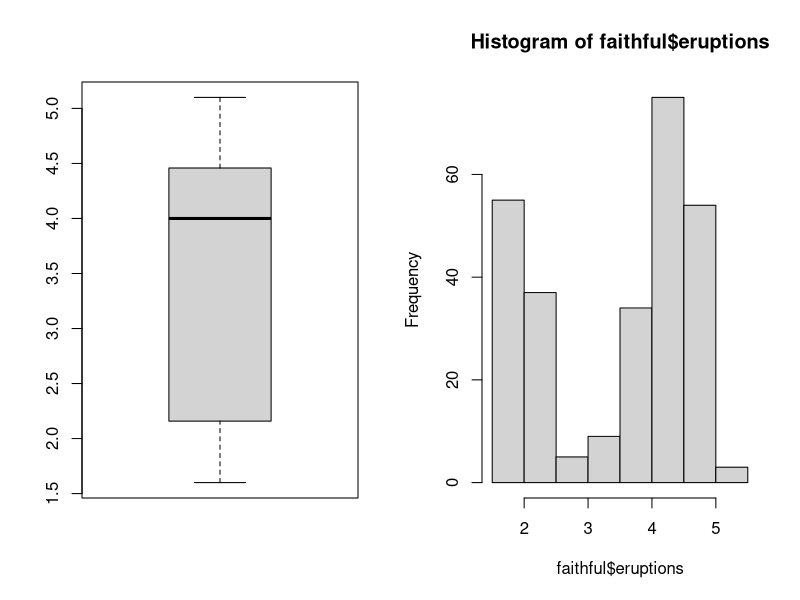

Here is the R script that generated this plot:
## ---- chunk 1
knitr::opts_chunk$set(echo = TRUE)
## ---- chunk 2
head(mtcars)
summary(mtcars)
fit.lm<-lm(mtcars$mpg~ mtcars$cyl)
## ---- chunk 3
par(mfrow=c(1,2))
boxplot(faithful$eruptions)
hist(faithful$eruptions)
